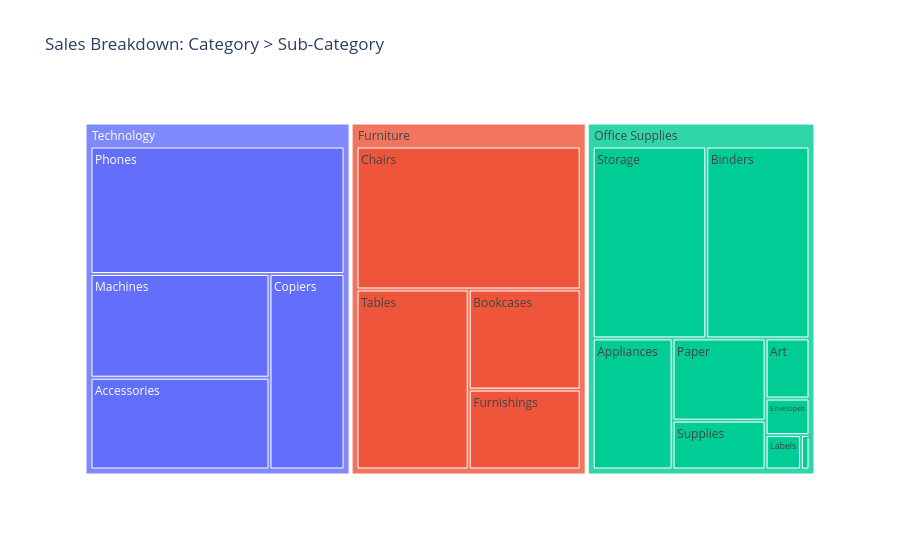

Notebook code cell kept with this figure:
### Markdown cell above
## 10. Plotly: Treemap — Category > Sub-Category Sales Breakdown

### Code cell
treemap_data = df.groupby(["category", "sub_category"], as_index=False)["sales"].sum()

fig3 = px.treemap(treemap_data, path=["category", "sub_category"], values="sales",
                   title="Sales Breakdown: Category > Sub-Category")
fig3.write_html("../reports/charts/10_treemap_category.html")
fig3.show()

### Figure 1 — Plotly figure (JSON) as saved in the notebook; plotly's stock layout.template omitted (floating-point values rounded to 4 significant figures)
{"data": [{"branchvalues": "total", "domain": {"x": [0, 1], "y": [0, 1]}, "hovertemplate": "labels=%{label}<br>sales=%{value}<br>parent=%{parent}<br>id=%{id}<extra></extra>", "ids": ["Furniture/Bookcases", "Furniture/Chairs", "Furniture/Furnishings", "Furniture/Tables", "Office Supplies/Appliances", "Office Supplies/Art", "Office Supplies/Binders", "Office Supplies/Envelopes", "Office Supplies/Fasteners", "Office Supplies/Labels", "Office Supplies/Paper", "Office Supplies/Storage", "Office Supplies/Supplies", "Technology/Accessories", "Technology/Copiers", "Technology/Machines", "Technology/Phones", "Furniture", "Office Supplies", "Technology"], "labels": ["Bookcases", "Chairs", "Furnishings", "Tables", "Appliances", "Art", "Binders", "Envelopes", "Fasteners", "Labels", "Paper", "Storage", "Supplies", "Accessories", "Copiers", "Machines", "Phones", "Furniture", "Office Supplies", "Technology"], "name": "", "parents": ["Furniture", "Furniture", "Furniture", "Furniture", "Office Supplies", "Office Supplies", "Office Supplies", "Office Supplies", "Office Supplies", "Office Supplies", "Office Supplies", "Office Supplies", "Office Supplies", "Technology", "Technology", "Technology", "Technology", "", "", ""], "type": "treemap", "values": [114900.0, 328400.0, 91710.0, 207000.0, 107500.0, 27120.0, 203400.0, 16480.0, 3024.0, 12490.0, 78480.0, 223800.0, 46670.0, 167400.0, 149500.0, 189200.0, 330000.0, 742000.0, 719000.0, 836200.0]}], "layout": {"legend": {"tracegroupgap": 0}, "title": {"text": "Sales Breakdown: Category > Sub-Category"}}}
